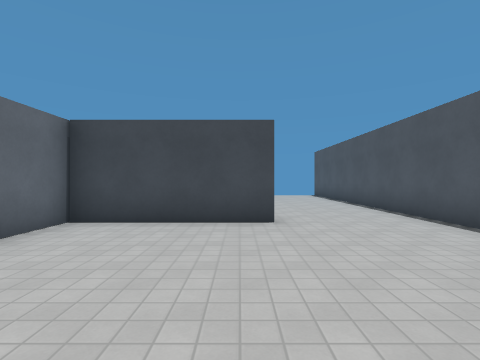
View 1 (above)

19 first-person views from a walk through a level from a Godot 3-D game. The camera is 1.5 m above the floor, looks level and sees 85° across. The floor is counted in squares, 1.8 m on a side. Each view is taken from the middle of a square. On the plan, view 1 faces up. The plan holds only what a view shows up to about 10 squares ahead; the rest is blank. The place goes on beyond the plan. Flat picture figures and markers are not drawn. Characters and animated objects are not drawn. Surface patterns are stand-ins for the level's own textures.

View 2
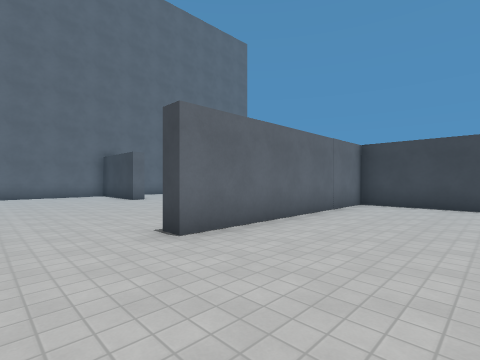

View 3
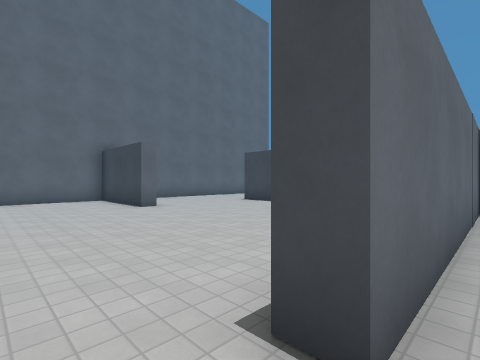

View 4
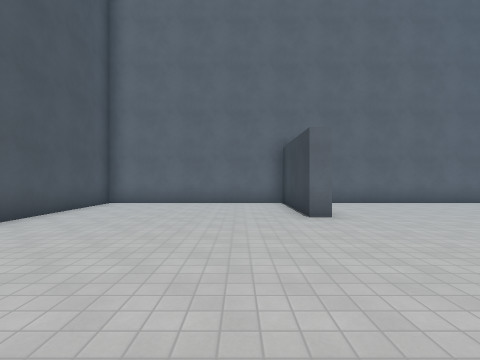

View 5
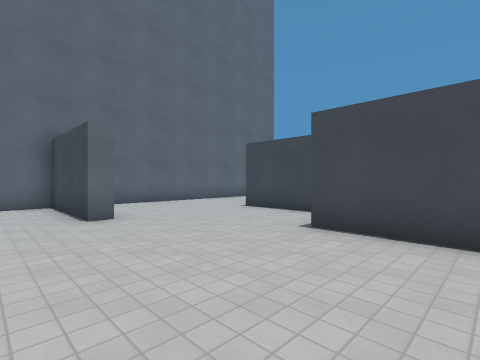

View 6
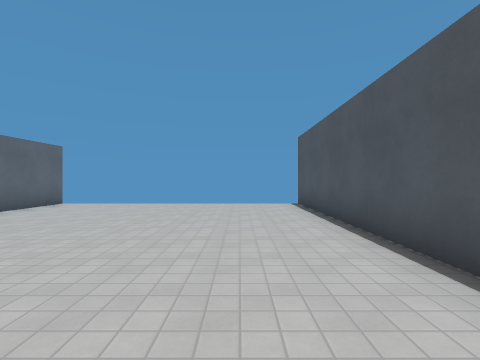

View 7
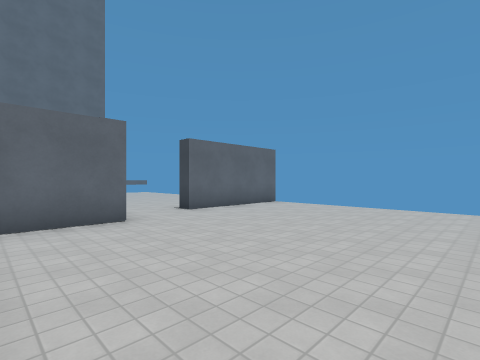

View 8
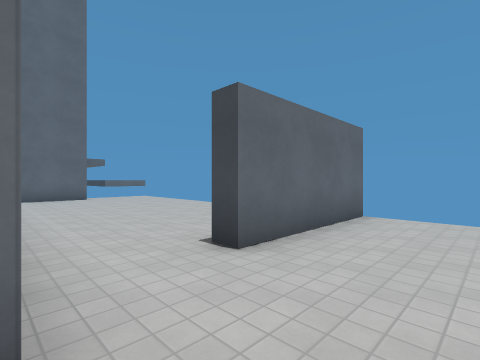

View 9
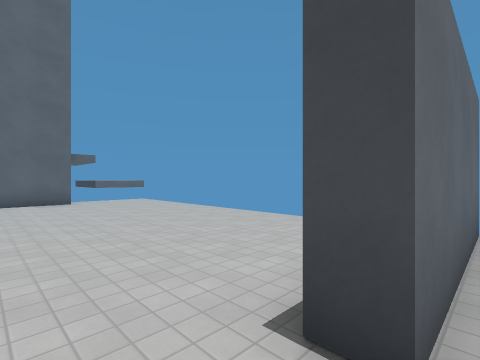

View 10
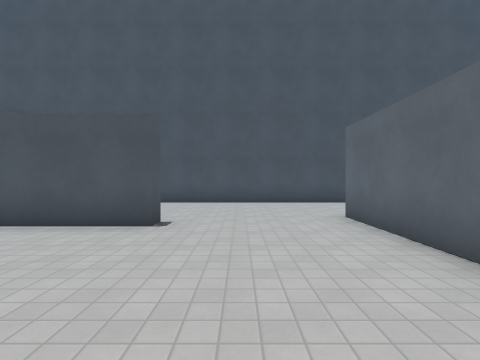

View 11
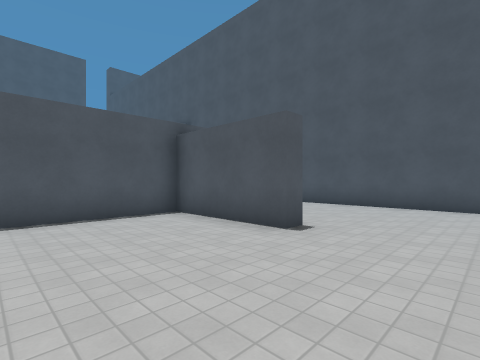

View 12
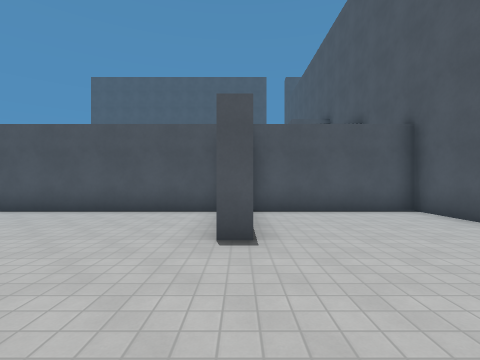

View 13
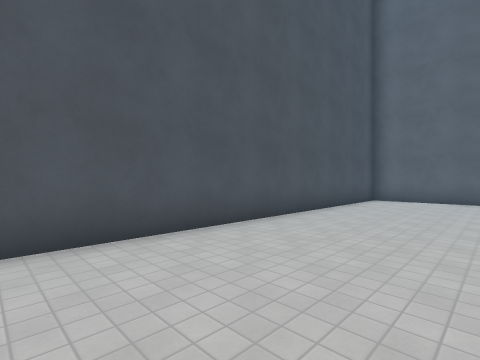

View 14
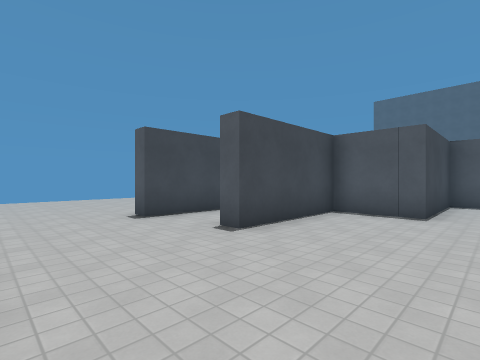

View 15
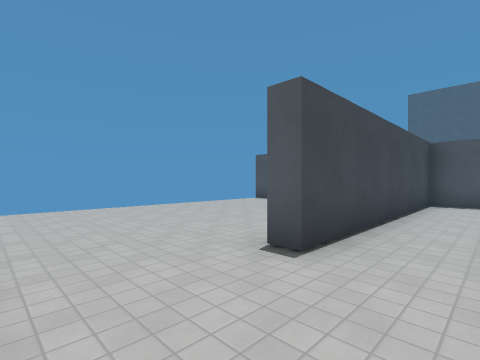

View 16
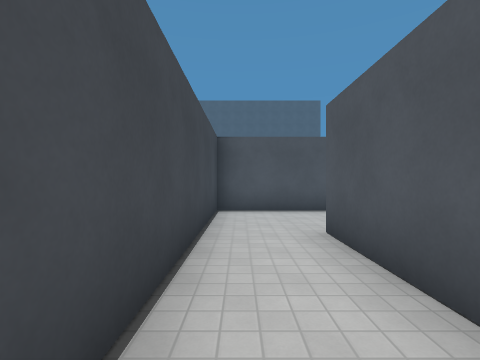

View 17
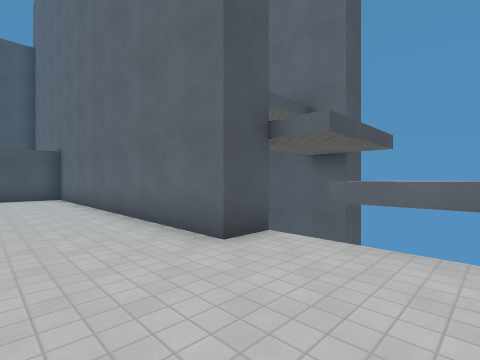

View 18
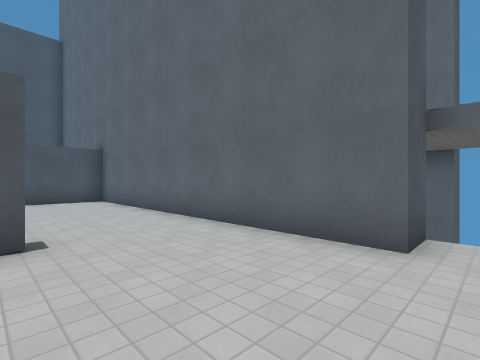

View 19
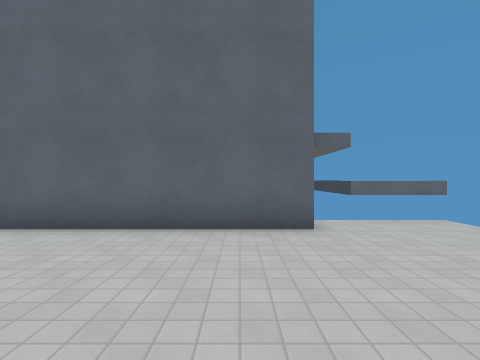

### Floor plan
Points are (right, up) in squares from view 1. A wall is a line through its corners. A room is listed if a view was taken in it or the views show most of it. See-through windows are left out.
Room 1 (views 1, 2, 3, 4, 5, 6, 7, 8, 9, 10, 11, 12, 13, 14, 15, 16, 17, 18, 19)
walls: (-3.9, 4.6) (-3.9, 7.6) (-11.4, 7.6) (-11.4, 8.1); (-3.9, 3.1) (-7.4, 3.1) (-7.4, 5.1) (-10.9, 5.1) (-10.9, 5.8); (-9.6, 5.6) (-6.8, 5.6); (-3.4, 8.2) (-3.4, 6.1); (-10.8, 1.1) (-10.8, 0.6) (-14.4, 0.6) (-14.4, -5.7) (4.1, -5.7) (4.1, -1.4); (0.8, 5.1) (-3.4, 5.1) (-3.4, -1.9) (-3.9, -1.9); (0.6, -1.2) (0.6, -0.7) (4.1, -0.7) (4.1, 14.4); (-4.2, 14.2) (-4.2, 10.2) (-4.8, 10.2); (-15.5, 11.3) (-14.4, 11.3) (-14.4, 1.1) (-12, 1.1); (-15.5, 14.4) (-15.5, 12.3) (-18.3, 12.3)
ways out: gap at (-5, 14)

Where each view was taken, in squares from view 1:
view 1: 0 up, 0 right, facing up
view 2: 4 down, 0 right, facing up-left
view 3: 3 down, 3 left, facing up-left
view 4: 1 down, 5 left, facing left
view 5: 1 down, 5 left, facing up-left
view 6: 5 up, 2 right, facing up
view 7: 6 up, 2 right, facing up-left
view 8: 8 up, 2 left, facing up-left
view 9: 9 up, 4 left, facing up-left
view 10: 4 up, 1 left, facing down
view 11: 3 up, 2 left, facing down-right
view 12: 1 down, 3 left, facing right
view 13: 2 down, 3 left, facing down-left
view 14: 2 up, 14 left, facing up-right
view 15: 6 up, 14 left, facing up-right
view 16: 7 up, 11 left, facing right
view 17: 14 up, 12 left, facing down-left
view 18: 12 up, 11 left, facing down-left
view 19: 10 up, 10 left, facing left
